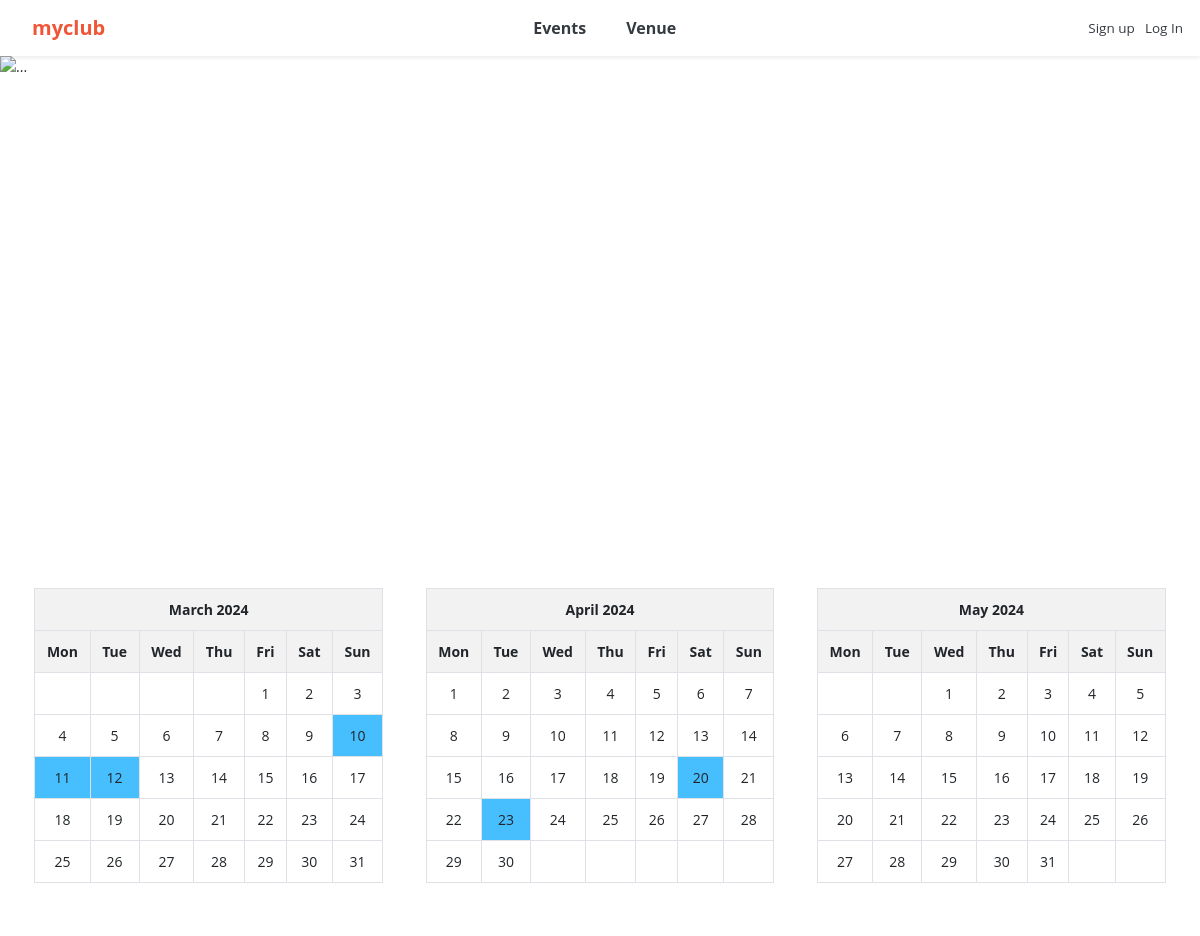
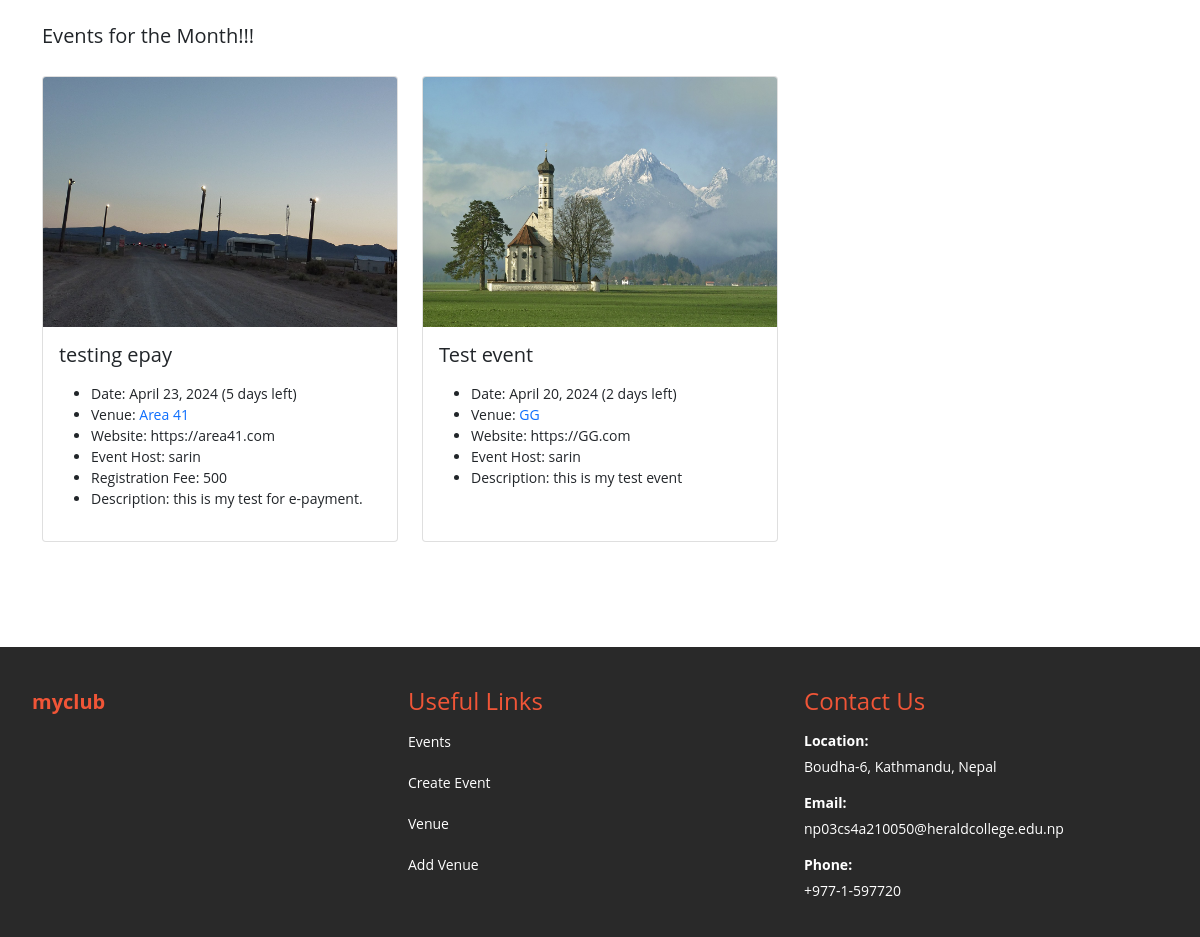
The page / on the database its author committed (2 pictures, top to bottom).
### events/models.py (models this page shows)
class Event(models.Model):
	name = models.CharField('Event Name', max_length=120)
	event_date = models.DateField('Event Date', blank=False)
	venue = models.ForeignKey(Venue, blank=True, null=True, on_delete=models.CASCADE)
	manager = models.ForeignKey(User, blank=True, null=True, on_delete=models.SET_NULL)
	description = models.TextField(blank=True)
	attendees = models.ManyToManyField(MyClubUser, blank=True)
	registration_fee = models.IntegerField('Registration Fee', default=0)
	def __str__(self):
		return self.name
	@property
	def Days_till(self):
		today = date.today()
		if self.event_date < today:
			return "Registration Closed"
		else:
			days_till = self.event_date - today
			if days_till.days == 1:
				return f"{days_till.days} day left"
			else:
				return f"{days_till.days} days left"
	class Meta:
		ordering = ['-event_date']

class Venue(models.Model):
	name = models.CharField('Venue Name', max_length=120)
	address = models.CharField(max_length=300)
	zip_code = models.CharField('Zip Code', max_length=15)
	phone = models.CharField('Contact Phone', max_length=25, blank=True)
	web = models.URLField('Website Address', blank=True)
	email_address = models.EmailField('Email Address', blank=True)
	owner = models.IntegerField("Venue Owner", blank=False, default=1)
	venue_description = models.TextField(blank=True)
	venue_image = models.ImageField(null=True, blank=True, upload_to="images/")
	def __str__(self):
		return self.name
	class Meta:
		ordering = ['name']

### events/views.py (the view)
# urls.py: path('', views.home, name="home"),
def home(request, year=None, month=None):
	if request.user.is_superuser:
		return redirect('admin_approval')
	else:
		if year is None or month is None:
			now = datetime.now()
			year = now.year
			month = now.month
		else:
			year = int(year)
			month = int(month)
		prev_month = (datetime(year, month, 1) - timedelta(days=1)).strftime('%Y/%m')
		next_month = (datetime(year, month, calendar.monthrange(year, month)[1]) + timedelta(days=1)).strftime('%Y/%m')
		current_event_dates = set(Event.objects.filter(event_date__year=year, event_date__month=month).values_list('event_date__day', flat=True))
		prev_event_dates = set(Event.objects.filter(event_date__year=int(prev_month.split('/')[0]), event_date__month=int(prev_month.split('/')[1])).values_list('event_date__day', flat=True))
		next_event_dates = set(Event.objects.filter(event_date__year=int(next_month.split('/')[0]), event_date__month=int(next_month.split('/')[1])).values_list('event_date__day', flat=True))
		current_month_calendar = generate_calendar(year, month, current_event_dates)
		prev_month_calendar = generate_calendar(*map(int, prev_month.split('/')), prev_event_dates)
		next_month_calendar = generate_calendar(*map(int, next_month.split('/')), next_event_dates)
		event_list = Event.objects.filter(event_date__year=year, event_date__month=month)
		time = datetime.now().strftime('%I:%M %p')
		return render(request, 'events/home.html', {
					"year": year,
					"month": month,
					"current_month_calendar": current_month_calendar,
					"prev_month_calendar": prev_month_calendar,
					"next_month_calendar": next_month_calendar,
					"event_list": event_list,
					"time": time,
					"prev_month": prev_month,
					"next_month": next_month,
					})

### events/templates/events/home.html
{% extends 'events/homebase.html' %}
{% block content %}
	<h5 class="custom-head">Events for the Month!!!</h5>
	{% if event_list %}
		<div class="row row-cols-1 row-cols-md-3 g-4">
		{% for event in event_list %}
		  <div class="col">
		    <div class="card h-100">
		    {% if event.venue.venue_image %}
		      <a href="{% url 'show-event' event.id %}"><img src="{{ event.venue.venue_image.url }}" class="card-img-top" alt="..." style="height: 250px; width: 100%;"></a>
		    {% endif %}
		      <div class="card-body">
		        <h5 class="card-title">{{event}}</h5>
		        <p class="card-text">
		        	<ul>
			    		{% if event.event_date %}
							<li>Date: {{ event.event_date }} ({{ event.Days_till }})</li>
						{% endif %}
						{% if event.venue %}
							<li>Venue: <a href="{% url 'show-venue' event.venue.id %}" style="text-decoration: none;">{{ event.venue }}</a></li>
						{% endif %}
						{% if event.venue.web %}
							<li>Website: {{ event.venue.web }}</li>
						{% endif %}
						{% if event.manager %}
							<li>Event Host: {{ event.manager }}</li>
						{% endif %}
						{% if event.registration_fee %}
							<li>Registration Fee: {{ event.registration_fee }}</li>
						{% endif %}
						{% if event.description %}
							<li>Description: {{ event.description|linebreaksbr|truncatechars:50 }}</li>
						{% endif %}
					</ul>
		        </p>
		      </div>
		    </div>
		  </div>
		  {% endfor%}
		</div>
	{% else %}
		Sorry! No event for this month
	{% endif %}
{% endblock %}

### events/templates/events/homebase.html (style rules this page uses)
body { font-size: 14px; font-weight: 400; font-family: "Open Sans", sans-serif; background: #FFFFFF; }
.calendar-table { width: 95%; border-collapse: collapse; }
.calendar-table th { background-color: #f2f2f2; padding: 10px; text-align: center; }
.calendar-table td { padding: 10px; text-align: center; }
.custom-head { padding-top: 20px; padding-bottom: 20px; }

### events/templates/events/navbar.html (style rules this page uses)
:root { --bs-primary: #f05537; --bs-orange: #d1410c; }

### rows shown on the page
Event: venue.venue_image (picture), name "testing epay", event_date "April 23, 2024", Days_till "5 days left", venue "Area 41", venue.web "https://area41.com", manager "sarin", registration_fee "500", description "this is my test for e-payment."
Event: venue.venue_image (picture), name "Test event", event_date "April 20, 2024", Days_till "2 days left", venue "GG", venue.web "https://GG.com", manager "sarin", description "this is my test event"

### other values the page prints
{{ prev_month_calendar|safe }} "March 2024 Mon Tue Wed Thu Fri Sat Sun 1 2 3 4 5 6 7 8 9 10 11 12 13 14 15 16 17 18 19 20 21 22 23 24 25 26 27 28 29 30 31"
{{ current_month_calendar|safe }} "April 2024 Mon Tue Wed Thu Fri Sat Sun 1 2 3 4 5 6 7 8 9 10 11 12 13 14 15 16 17 18 19 20 21 22 23 24 25 26 27 28 29 30"
{{ next_month_calendar|safe }} "May 2024 Mon Tue Wed Thu Fri Sat Sun 1 2 3 4 5 6 7 8 9 10 11 12 13 14 15 16 17 18 19 20 21 22 23 24 25 26 27 28 29 30 31"
